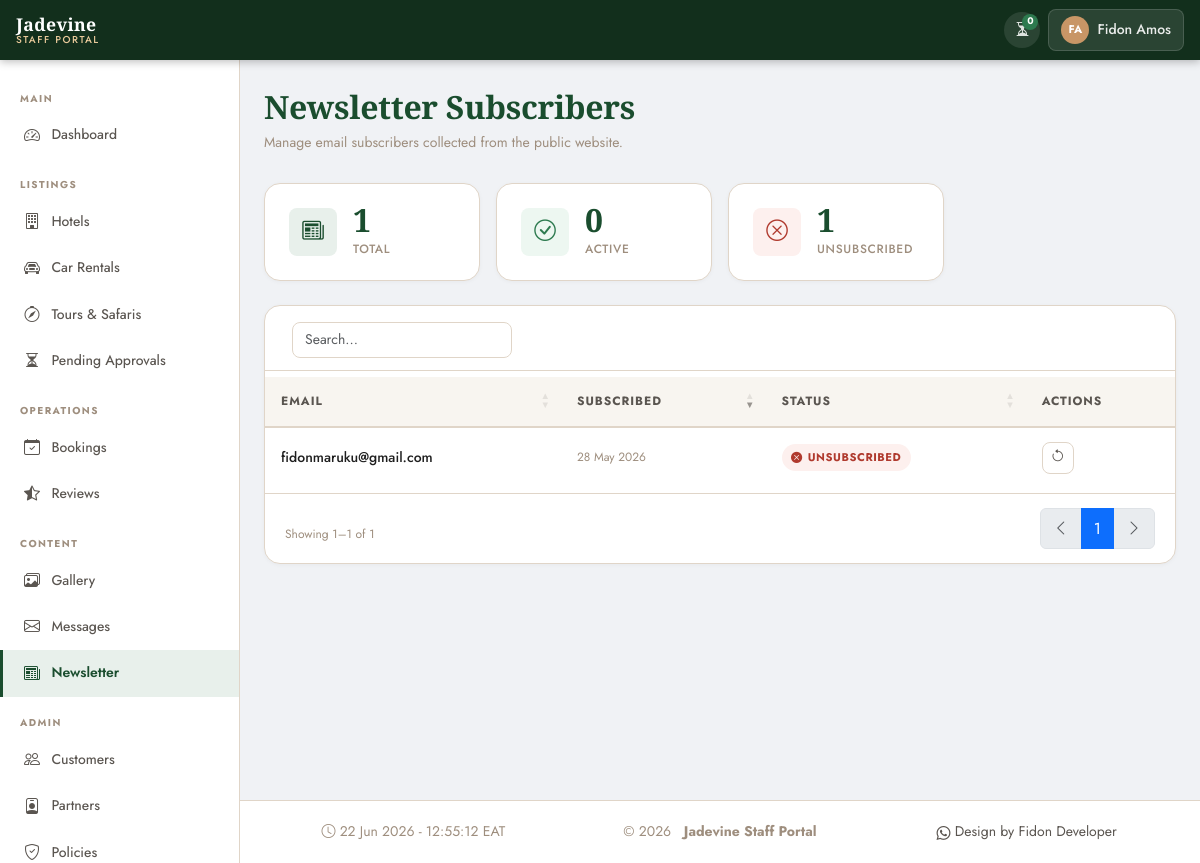
/portal/newsletter/ (signed in), run on the app's committed database.
### apps/accounts/models.py (models this page shows, shortened)
class CustomUser(AbstractUser):
    LANGUAGE_CHOICES = [
        ('en', 'English'),
        ('fr', 'Français'),
        ('ru', 'Русский'),
    ]
    phone = models.CharField(
        max_length=20,
        blank=True,
        null=True,
        verbose_name=_('Phone Number'),
    )
    nationality = models.CharField(
        max_length=100,
        blank=True,
        null=True,
        verbose_name=_('Nationality'),
    )
    preferred_language = models.CharField(
        max_length=5,
        choices=LANGUAGE_CHOICES,
        default='en',
        verbose_name=_('Preferred Language'),
    )
    profile_photo = models.ImageField(
        upload_to='profiles/',
        blank=True,
        null=True,
        verbose_name=_('Profile Photo'),
    )
    class Meta:
        verbose_name = _('User')
        verbose_name_plural = _('Users')

### apps/contact/models.py (models this page shows, shortened)
class NewsletterSubscriber(models.Model):
    email = models.EmailField(unique=True)
    is_active = models.BooleanField(default=True)
    subscribed_at = models.DateTimeField(auto_now_add=True)
    class Meta:
        verbose_name = _('Newsletter Subscriber')
        verbose_name_plural = _('Newsletter Subscribers')

### apps/portal/views/newsletter.py (the view)
# urls.py: path('newsletter/', PortalNewsletterView.as_view(), name='newsletter'),
class PortalNewsletterView(SuperAdminRequiredMixin, View):
    template_name = 'portal/portal_newsletter.html'
    def get(self, request):
        subscribers = NewsletterSubscriber.objects.all().order_by('-subscribed_at')
        context = {
            'subscribers':    subscribers,
            'total_count':    subscribers.count(),
            'active_count':   subscribers.filter(is_active=True).count(),
            'inactive_count': subscribers.filter(is_active=False).count(),
        }
        return render(request, self.template_name, context)

### templates/portal/portal_newsletter.html (shortened to what this page needs)
{% extends "portal/portal_base.html" %}
{% load i18n static %}
{% block nav_newsletter %}active{% endblock %}
{% block page_title %}{% trans "Newsletter Subscribers" %}{% endblock %}
{% block page_subtitle %}
<p class="portal-page-subtitle">
  {% trans "Manage email subscribers collected from the public website." %}
</p>
{% endblock %}
{% block extra_css %}
<link rel="stylesheet" href="{% static 'css/portal/portal_newsletter.css' %}">
{% endblock %}
{% block content %}
<div class="row g-3 mb-4">
  <div class="col-6 col-md-3">
    <div class="portal-stat-card">
      <div class="portal-stat-icon portal-stat-icon--primary">
        <i class="bi bi-newspaper"></i>
      </div>
      <div>
        <div class="portal-stat-value">{{ total_count }}</div>
        <p class="portal-stat-label">{% trans "Total" %}</p>
      </div>
    </div>
  </div>
  <div class="col-6 col-md-3">
    <div class="portal-stat-card">
      <div class="portal-stat-icon portal-stat-icon--success">
        <i class="bi bi-check-circle"></i>
      </div>
      <div>
        <div class="portal-stat-value">{{ active_count }}</div>
        <p class="portal-stat-label">{% trans "Active" %}</p>
      </div>
    </div>
  </div>
  <div class="col-6 col-md-3">
    <div class="portal-stat-card">
      <div class="portal-stat-icon portal-stat-icon--danger">
        <i class="bi bi-x-circle"></i>
      </div>
      <div>
        <div class="portal-stat-value">{{ inactive_count }}</div>
        <p class="portal-stat-label">{% trans "Unsubscribed" %}</p>
      </div>
    </div>
  </div>
</div>
{% if subscribers %}
<div class="portal-table-wrap table-responsive">
  <table id="newsletter-table" class="table table-hover align-middle mb-0">
    <thead>
      <tr>
        <th>{% trans "Email" %}</th>
        <th>{% trans "Subscribed" %}</th>
        <th>{% trans "Status" %}</th>
        <th>{% trans "Actions" %}</th>
      </tr>
    </thead>
    <tbody>
      {% for sub in subscribers %}
      <tr>
        <td style="font-size:var(--text-sm);font-weight:500;">
          {{ sub.email }}
        </td>
        <td style="font-size:var(--text-xs);color:var(--color-muted);
                   white-space:nowrap;">
          {{ sub.subscribed_at|date:"d M Y" }}
        </td>
        <td>
          {% if sub.is_active %}
          <span class="approval-badge approval-badge--approved">
            <i class="bi bi-check-circle-fill"></i> {% trans "Active" %}
          </span>
          {% else %}
          <span class="approval-badge approval-badge--rejected">
            <i class="bi bi-x-circle-fill"></i> {% trans "Unsubscribed" %}
          </span>
          {% endif %}
        </td>
        <td>
          <form method="post"
                action="{% url 'portal:newsletter_toggle' sub.pk %}"
                class="d-inline">
            <button type="submit"
                    class="portal-icon-btn
                           {% if sub.is_active %}portal-icon-btn--danger
                           {% else %}portal-icon-btn--accent{% endif %}"
                    data-confirm="{% if sub.is_active %}{% trans 'Unsubscribe this address?' %}{% else %}{% trans 'Reactivate this subscriber?' %}{% endif %}"
                    data-confirm-title="{% if sub.is_active %}{% trans 'Unsubscribe' %}{% else %}{% trans 'Reactivate' %}{% endif %}"
                    title="{% if sub.is_active %}{% trans 'Unsubscribe' %}{% else %}{% trans 'Reactivate' %}{% endif %}">
              {% if sub.is_active %}
              <i class="bi bi-x-lg"></i>
              {% else %}
              <i class="bi bi-arrow-counterclockwise"></i>
              {% endif %}
            </button>
          </form>
        </td>
      </tr>
      {% endfor %}
    </tbody>
  </table>
</div>
{% else %}
<div class="portal-card portal-empty-state">
  <i class="bi bi-newspaper"></i>
  <p>{% trans "No subscribers yet." %}</p>
</div>
{% endif %}
{% endblock %}

### templates/portal/portal_base.html (shortened to what this page needs)
{% load static i18n %}
<!DOCTYPE html>
<html lang="en">
<head>
  <link rel="stylesheet"
        href="https://cdn.jsdelivr.net/npm/bootstrap@5.3.3/dist/css/bootstrap.min.css">
  <link rel="stylesheet"
        href="https://cdn.jsdelivr.net/npm/bootstrap-icons@1.11.3/font/bootstrap-icons.min.css">
  <link rel="stylesheet"
        href="https://cdn.datatables.net/1.13.8/css/dataTables.bootstrap5.min.css">
  <link rel="stylesheet"
        href="https://cdn.datatables.net/buttons/2.4.2/css/buttons.bootstrap5.min.css">
  <link rel="stylesheet" href="{% static 'css/main.css' %}">
  <link rel="stylesheet" href="{% static 'css/portal/portal_base.css' %}">
  {% block extra_css %}{% endblock %}
</head>
<body class="portal-body {% block body_class %}{% endblock %}">
<header class="portal-topbar">
  <a href="{% url 'portal:dashboard' %}" class="portal-topbar-brand">
    <span class="brand-name">Jadevine</span>
    <span class="brand-sub">{% trans "Staff Portal" %}</span>
  </a>
  <div class="portal-topbar-right">
    {% if not mini_admin %}
    <a href="{% url 'portal:dashboard' %}#pending"
       class="portal-topbar-badge {% if pending_total == 0 %}portal-topbar-badge--zero{% endif %}"
       title="{% trans 'Pending approvals' %}">
      <i class="bi bi-hourglass-split"></i>
      <span class="pending-count-badge">{{ pending_total }}</span>
    </a>
    {% endif %}
    <div class="portal-user-dropdown dropdown">
      <button class="portal-user-btn dropdown-toggle"
              data-bs-toggle="dropdown"
              aria-expanded="false">
        <span class="portal-user-avatar">
          {{ request.user.first_name|first|upper }}{{ request.user.last_name|first|upper }}
        </span>
        <span class="portal-user-name d-none d-md-inline">
          {{ request.user.get_full_name|default:request.user.username }}
        </span>
      </button>
    </div>
  </div>
</header>
<div class="portal-layout">
  <aside class="portal-sidebar" id="portalSidebar">
    <nav class="portal-nav">
      <div class="portal-nav-section">
        <span class="portal-nav-label">{% trans "Main" %}</span>
        <a href="{% url 'portal:dashboard' %}"
           class="portal-nav-link {% block nav_dashboard %}{% endblock %}">
          <i class="bi bi-speedometer2"></i>
          <span>{% trans "Dashboard" %}</span>
        </a>
      </div>
      <div class="portal-nav-section">
        <span class="portal-nav-label">{% trans "Listings" %}</span>
        <a href="{% url 'portal:hotel_list' %}"
           class="portal-nav-link {% block nav_hotels %}{% endblock %}">
          <i class="bi bi-building"></i>
          <span>{% trans "Hotels" %}</span>
        </a>
        <a href="{% url 'portal:car_list' %}"
           class="portal-nav-link {% block nav_cars %}{% endblock %}">
          <i class="bi bi-car-front"></i>
          <span>{% trans "Car Rentals" %}</span>
        </a>
        {% if not mini_admin %}
        <a href="{% url 'portal:tour_list' %}"
           class="portal-nav-link {% block nav_tours %}{% endblock %}">
          <i class="bi bi-compass"></i>
          <span>{% trans "Tours &amp; Safaris" %}</span>
        </a>
        {% endif %}
        {% if not mini_admin %}
        <a href="{% url 'portal:pending_hotels' %}"
           class="portal-nav-link {% block nav_pending %}{% endblock %}">
          <i class="bi bi-hourglass-split"></i>
          <span>{% trans "Pending Approvals" %}</span>
        </a>
        {% endif %}
      </div>
      <div class="portal-nav-section">
        <span class="portal-nav-label">{% trans "Operations" %}</span>
        <a href="{% url 'portal:booking_list' %}"
           class="portal-nav-link {% block nav_bookings %}{% endblock %}">
          <i class="bi bi-calendar-check"></i>
          <span>{% trans "Bookings" %}</span>
        </a>
        <a href="{% url 'portal:review_list' %}"
          class="portal-nav-link {% block nav_reviews %}{% endblock %}">
          <i class="bi bi-star-half"></i>
          <span>{% trans "Reviews" %}</span>
        </a>
      </div>
      {% if not mini_admin %}
      <div class="portal-nav-section">
        <span class="portal-nav-label">{% trans "Content" %}</span>
        <a href="{% url 'portal:gallery' %}"
           class="portal-nav-link {% block nav_gallery %}{% endblock %}">
          <i class="bi bi-images"></i>
          <span>{% trans "Gallery" %}</span>
        </a>
        <a href="{% url 'portal:message_list' %}"
           class="portal-nav-link {% block nav_messages %}{% endblock %}">
          <i class="bi bi-envelope"></i>
          <span>{% trans "Messages" %}</span>
        </a>
        <a href="{% url 'portal:newsletter' %}"
           class="portal-nav-link {% block nav_newsletter %}{% endblock %}">
          <i class="bi bi-newspaper"></i>
          <span>{% trans "Newsletter" %}</span>
        </a>
      </div>
      {% endif %}
      {% if not mini_admin %}
      <div class="portal-nav-section">
        <span class="portal-nav-label">{% trans "Admin" %}</span>
        <a href="{% url 'portal:user_list' %}"
           class="portal-nav-link {% block nav_users %}{% endblock %}">
          <i class="bi bi-people"></i>
          <span>{% trans "Customers" %}</span>
        </a>
        <a href="{% url 'portal:miniadmin_list' %}"
           class="portal-nav-link {% block nav_miniadmins %}{% endblock %}">
          <i class="bi bi-person-badge"></i>
          <span>{% trans "Partners" %}</span>
        </a>
        <a href="{% url 'portal:policies' %}"
           class="portal-nav-link {% block nav_policies %}{% endblock %}">
          <i class="bi bi-shield-check"></i>
          <span>{% trans "Policies" %}</span>
        </a>
      </div>
      {% endif %}
    </nav>
  </aside>
  <main class="portal-main">
    {% block page_header %}
    <div class="portal-page-header">
      <div>
        <h1 class="portal-page-title">{% block page_title %}{% endblock %}</h1>
        {% block page_subtitle %}{% endblock %}
      </div>
    </div>
    {% endblock %}
    <div class="portal-content">
      {% block content %}{% endblock %}
    </div>
  </main>
</div>
<footer class="portal-footer">
  <div class="container-fluid">
    <div class="footer-box">
      <span class="server-time">
        <i class="bi bi-clock"></i>
        <span id="liveClock"></span> EAT
      </span>
    </div>
    <div class="footer-box">
      <span class="copy-year">
        &copy; {% now "Y" %} &nbsp; <strong>Jadevine Staff Portal</strong>
      </span>
    </div>
    <div class="footer-box">
      <nav class="portal-footer-nav">
        <a href="https://wa.me/255713529019" class="footer-link">
          <i class="bi bi-whatsapp"></i> Design by Fidon Developer</a>
      </nav>
    </div>
  </div>
</footer>
</body>
</html>

### data on the page
CustomUser: user.first_name|first "F", user.last_name|first "A", user.get_full_name "Fidon Amos"
NewsletterSubscriber: email "fidonmaruku@gmail.com", subscribed_at "28 May 2026", is_active False (drawn)

### other printed values
{{ pending_total }} "0"
{{ total_count }} "1"
{{ active_count }} "0"
{{ inactive_count }} "1"
